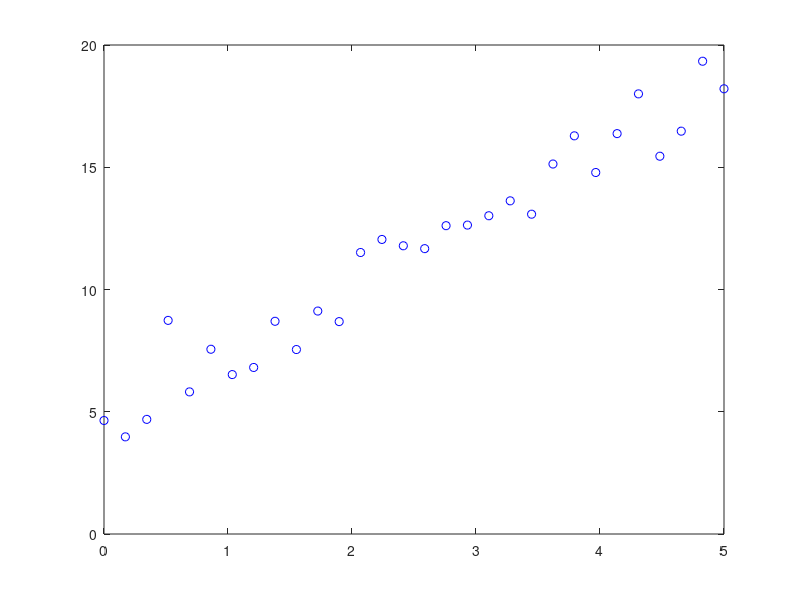

Write the MATLAB code that produced this figure.
% l2_fitting.m
%
%     Author: Fabian Meyer
% Created on: 10 Nov 2017

clc;
clear all;
close all;

N = 30;
INT = [0;5];

% create uniformly stepped measurement points
x = linspace(INT(1), INT(2), N)';
% calculate y components with gaussian noise
y = 3 * x + 4 * ones(N,1) + randn(N,1);

figure;
plot(x,y,'bo');